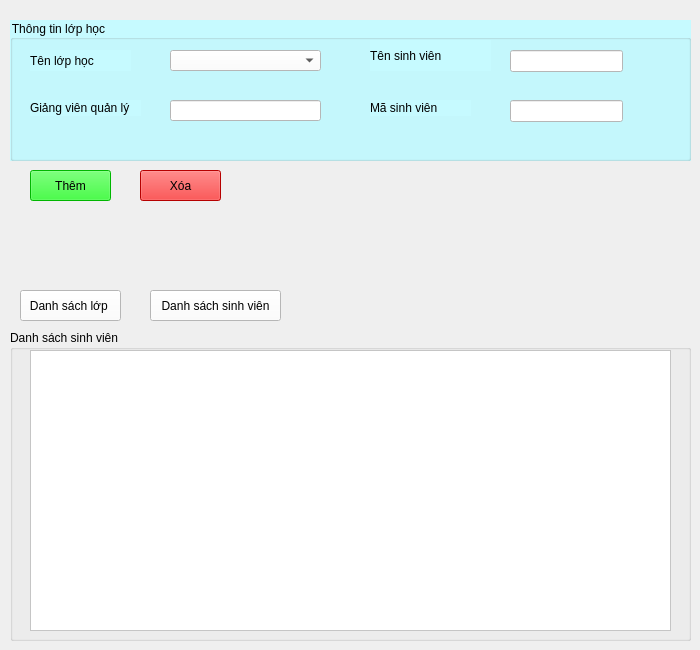
         <widget class="QWidget" name="quanLyLopHoc">
          <widget class="QPushButton" name="btn_addDS">
           <property name="geometry">
            <rect>
             <x>30</x>
             <y>170</y>
             <width>81</width>
             <height>31</height>
            </rect>
           </property>
           <property name="styleSheet">
            <string notr="true">background-color: rgb(0, 255, 0);</string>
           </property>
           <property name="text">
            <string>Thêm</string>
           </property>
          </widget>
          <widget class="QGroupBox" name="groupBox_10">
           <property name="geometry">
            <rect>
             <x>10</x>
             <y>20</y>
             <width>681</width>
             <height>141</height>
            </rect>
           </property>
           <property name="styleSheet">
            <string notr="true">background-color: rgb(198, 250, 255);</string>
           </property>
           <property name="title">
            <string>Thông tin lớp học</string>
           </property>
           <widget class="QLabel" name="label_26">
            <property name="geometry">
             <rect>
              <x>20</x>
              <y>30</y>
              <width>101</width>
              <height>21</height>
             </rect>
            </property>
            <property name="font">
             <font>
              <pointsize>9</pointsize>
             </font>
            </property>
            <property name="text">
             <string>Tên lớp học</string>
            </property>
           </widget>
           <widget class="QLineEdit" name="txt_giangVienQL">
            <property name="geometry">
             <rect>
              <x>160</x>
              <y>80</y>
              <width>151</width>
              <height>21</height>
             </rect>
            </property>
            <property name="styleSheet">
             <string notr="true">background-color: rgb(255, 255, 255);</string>
            </property>
           </widget>
           <widget class="QLabel" name="label_29">
            <property name="geometry">
             <rect>
              <x>20</x>
              <y>80</y>
              <width>111</width>
              <height>16</height>
             </rect>
            </property>
            <property name="font">
             <font>
              <pointsize>9</pointsize>
             </font>
            </property>
            <property name="text">
             <string>Giảng viên quản lý</string>
            </property>
           </widget>
           <widget class="QLabel" name="label_30">
            <property name="geometry">
             <rect>
              <x>360</x>
              <y>20</y>
              <width>121</width>
              <height>31</height>
             </rect>
            </property>
            <property name="font">
             <font>
              <pointsize>9</pointsize>
             </font>
            </property>
            <property name="text">
             <string>Tên sinh viên</string>
            </property>
           </widget>
           <widget class="QLineEdit" name="txt_tenSinhVienQL">
            <property name="geometry">
             <rect>
              <x>500</x>
              <y>30</y>
              <width>113</width>
              <height>22</height>
             </rect>
            </property>
            <property name="styleSheet">
             <string notr="true">background-color: rgb(255, 255, 255);</string>
            </property>
           </widget>
           <widget class="QLabel" name="label_35">
            <property name="geometry">
             <rect>
              <x>360</x>
              <y>80</y>
              <width>101</width>
              <height>16</height>
             </rect>
            </property>
            <property name="font">
             <font>
              <pointsize>9</pointsize>
             </font>
            </property>
            <property name="text">
             <string>Mã sinh viên</string>
            </property>
           </widget>
           <widget class="QComboBox" name="ccb_lopHocQL">
            <property name="geometry">
             <rect>
              <x>160</x>
              <y>30</y>
              <width>151</width>
              <height>21</height>
             </rect>
            </property>
            <property name="styleSheet">
             <string notr="true">background-color: rgb(255, 255, 255);</string>
            </property>
           </widget>
           <widget class="QLineEdit" name="txt_masvQL">
            <property name="geometry">
             <rect>
              <x>500</x>
              <y>80</y>
              <width>113</width>
              <height>22</height>
             </rect>
            </property>
            <property name="styleSheet">
             <string notr="true">background-color: rgb(255, 255, 255);</string>
            </property>
           </widget>
          </widget>
          <widget class="QGroupBox" name="groupBox_11">
           <property name="geometry">
            <rect>
             <x>10</x>
             <y>330</y>
             <width>681</width>
             <height>311</height>
            </rect>
           </property>
           <property name="title">
            <string>Danh sách sinh viên</string>
           </property>
           <widget class="QTableWidget" name="tbl_sinhVienQL">
            <property name="geometry">
             <rect>
              <x>20</x>
              <y>20</y>
              <width>641</width>
              <height>281</height>
             </rect>
            </property>
            <property name="styleSheet">
             <string notr="true">background-color: rgb(255, 255, 255);</string>
            </property>
           </widget>
          </widget>
          <widget class="QPushButton" name="btn_danhSachLop">
           <property name="geometry">
            <rect>
             <x>20</x>
             <y>290</y>
             <width>101</width>
             <height>31</height>
            </rect>
           </property>
           <property name="styleSheet">
            <string notr="true">background-color: rgb(255, 255, 255);</string>
           </property>
           <property name="text">
            <string>Danh sách lớp </string>
           </property>
          </widget>
          <widget class="QPushButton" name="btn_danhSachSinhVien">
           <property name="geometry">
            <rect>
             <x>150</x>
             <y>290</y>
             <width>131</width>
             <height>31</height>
            </rect>
           </property>
           <property name="styleSheet">
            <string notr="true">background-color: rgb(255, 255, 255);</string>
           </property>
           <property name="text">
            <string>Danh sách sinh viên</string>
           </property>
          </widget>
          <widget class="QPushButton" name="btn_xoaDS">
           <property name="geometry">
            <rect>
             <x>140</x>
             <y>170</y>
             <width>81</width>
             <height>31</height>
            </rect>
           </property>
           <property name="styleSheet">
            <string notr="true">background-color: rgb(255, 0, 0);</string>
           </property>
           <property name="text">
            <string>Xóa</string>
           </property>
          </widget>
         </widget>
